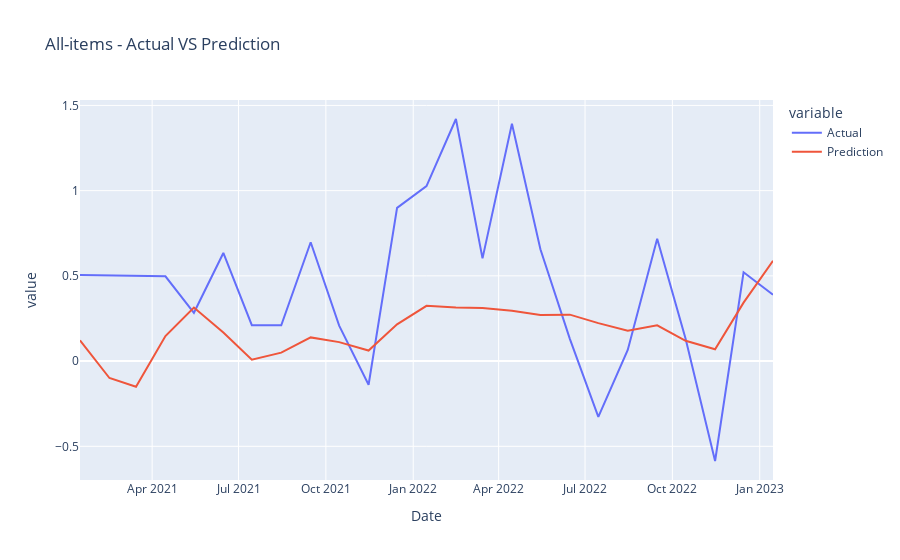
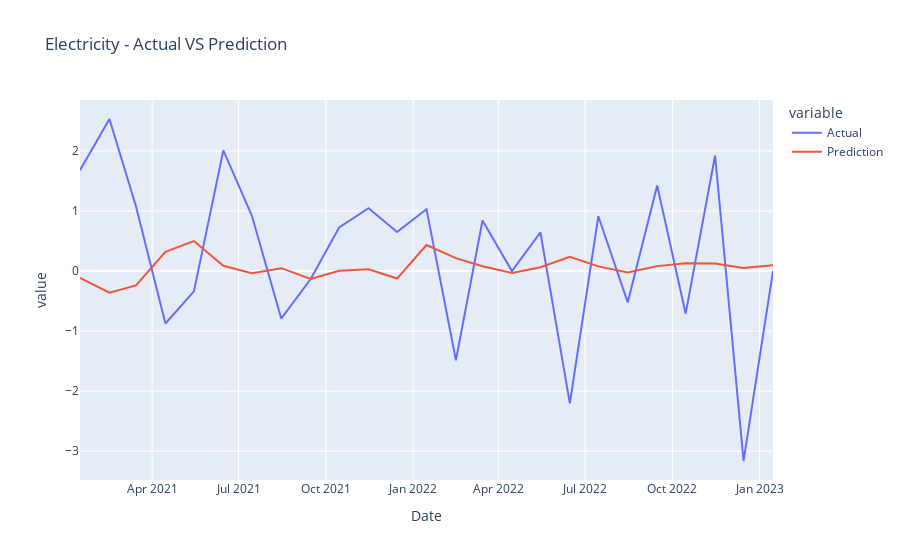
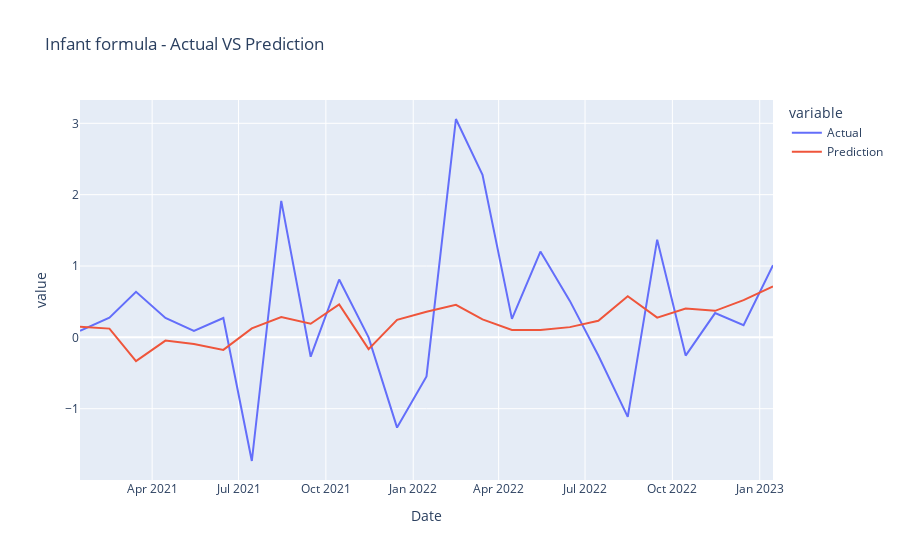
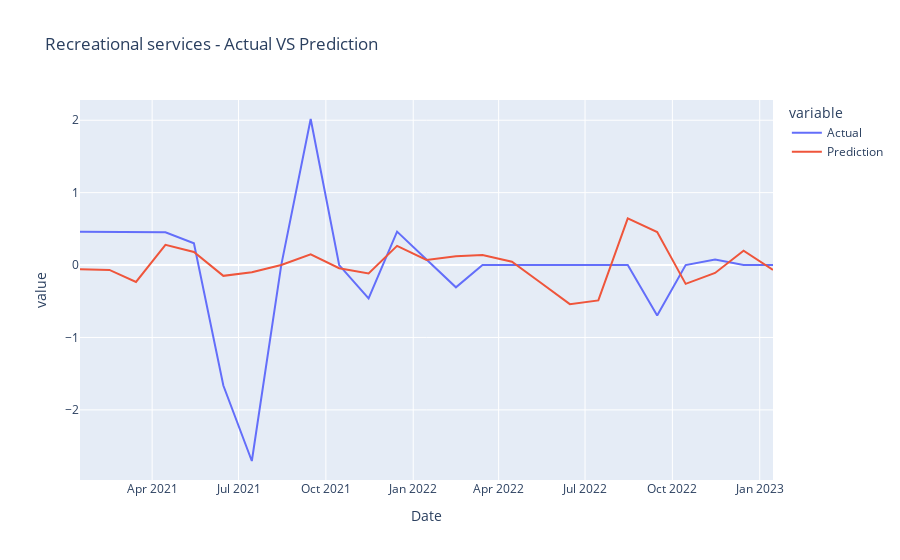

The notebook cell saved with these charts, in order:
### Markdown cell above
Plot Results:

### Code cell
def plot_results(all_data_dict, categories):
    category_samples = ['All-items']+random.sample(categories, 10)
    for category in category_samples:
        category_df = all_data_dict[category]
        fig = px.line(category_df, x="Date", y=["Actual", "Prediction"], title=f'{category} - Actual VS Prediction')
        fig.show()

plot_results(all_data_test_dict, all_categories)

### Figure 1 — Plotly figure (JSON) as saved in the notebook; plotly's stock layout.template omitted (floating-point values rounded to 4 significant figures)
{"data": [{"hovertemplate": "variable=Actual<br>Date=%{x}<br>value=%{y}<extra></extra>", "legendgroup": "Actual", "line": {"color": "#636efa", "dash": "solid"}, "marker": {"symbol": "circle"}, "mode": "lines", "name": "Actual", "orientation": "v", "showlegend": true, "type": "scatter", "x": ["2021-01-15", "2021-02-15", "2021-03-15", "2021-04-15", "2021-05-15", "2021-06-15", "2021-07-15", "2021-08-15", "2021-09-15", "2021-10-15", "2021-11-15", "2021-12-15", "2022-01-15", "2022-02-15", "2022-03-15", "2022-04-15", "2022-05-15", "2022-06-15", "2022-07-15", "2022-08-15", "2022-09-15", "2022-10-15", "2022-11-15", "2022-12-15", "2023-01-15"], "xaxis": "x", "y": [0.5052, 0.5027, 0.5002, 0.4977, 0.2833, 0.6345, 0.2106, 0.2102, 0.6974, 0.2083, -0.1388, 0.8987, 1.027, 1.42, 0.6026, 1.392, 0.6562, 0.1307, -0.3271, 0.06551, 0.7178, 0.13, -0.5861, 0.5212, 0.3891], "yaxis": "y"}, {"hovertemplate": "variable=Prediction<br>Date=%{x}<br>value=%{y}<extra></extra>", "legendgroup": "Prediction", "line": {"color": "#EF553B", "dash": "solid"}, "marker": {"symbol": "circle"}, "mode": "lines", "name": "Prediction", "orientation": "v", "showlegend": true, "type": "scatter", "x": ["2021-01-15", "2021-02-15", "2021-03-15", "2021-04-15", "2021-05-15", "2021-06-15", "2021-07-15", "2021-08-15", "2021-09-15", "2021-10-15", "2021-11-15", "2021-12-15", "2022-01-15", "2022-02-15", "2022-03-15", "2022-04-15", "2022-05-15", "2022-06-15", "2022-07-15", "2022-08-15", "2022-09-15", "2022-10-15", "2022-11-15", "2022-12-15", "2023-01-15"], "xaxis": "x", "y": [0.1218, -0.0992, -0.1503, 0.1469, 0.3142, 0.1676, 0.007822, 0.04958, 0.1391, 0.1114, 0.06198, 0.2158, 0.3245, 0.3144, 0.3114, 0.2959, 0.2699, 0.2726, 0.2226, 0.1776, 0.2097, 0.1192, 0.06937, 0.3428, 0.5886], "yaxis": "y"}], "layout": {"legend": {"title": {"text": "variable"}, "tracegroupgap": 0}, "title": {"text": "All-items - Actual VS Prediction"}, "xaxis": {"anchor": "y", "domain": [0, 1], "title": {"text": "Date"}}, "yaxis": {"anchor": "x", "domain": [0, 1], "title": {"text": "value"}}}}

### Figure 2 — Plotly figure (JSON) as saved in the notebook; plotly's stock layout.template omitted (floating-point values rounded to 4 significant figures)
{"data": [{"hovertemplate": "variable=Actual<br>Date=%{x}<br>value=%{y}<extra></extra>", "legendgroup": "Actual", "line": {"color": "#636efa", "dash": "solid"}, "marker": {"symbol": "circle"}, "mode": "lines", "name": "Actual", "orientation": "v", "showlegend": true, "type": "scatter", "x": ["2021-01-15", "2021-02-15", "2021-03-15", "2021-04-15", "2021-05-15", "2021-06-15", "2021-07-15", "2021-08-15", "2021-09-15", "2021-10-15", "2021-11-15", "2021-12-15", "2022-01-15", "2022-02-15", "2022-03-15", "2022-04-15", "2022-05-15", "2022-06-15", "2022-07-15", "2022-08-15", "2022-09-15", "2022-10-15", "2022-11-15", "2022-12-15", "2023-01-15"], "xaxis": "x", "y": [1.677, 2.532, 1.075, -0.8728, -0.3377, 2.009, 0.9241, -0.7916, -0.1325, 0.7268, 1.048, 0.6494, 1.03, -1.484, 0.8417, 0, 0.6427, -2.202, 0.9127, -0.5205, 1.425, -0.7099, 1.924, -3.163, 0], "yaxis": "y"}, {"hovertemplate": "variable=Prediction<br>Date=%{x}<br>value=%{y}<extra></extra>", "legendgroup": "Prediction", "line": {"color": "#EF553B", "dash": "solid"}, "marker": {"symbol": "circle"}, "mode": "lines", "name": "Prediction", "orientation": "v", "showlegend": true, "type": "scatter", "x": ["2021-01-15", "2021-02-15", "2021-03-15", "2021-04-15", "2021-05-15", "2021-06-15", "2021-07-15", "2021-08-15", "2021-09-15", "2021-10-15", "2021-11-15", "2021-12-15", "2022-01-15", "2022-02-15", "2022-03-15", "2022-04-15", "2022-05-15", "2022-06-15", "2022-07-15", "2022-08-15", "2022-09-15", "2022-10-15", "2022-11-15", "2022-12-15", "2023-01-15"], "xaxis": "x", "y": [-0.115, -0.3609, -0.239, 0.3204, 0.4995, 0.08879, -0.03698, 0.04799, -0.1303, 0.006181, 0.0312, -0.1251, 0.4338, 0.2145, 0.08, -0.03067, 0.06377, 0.2392, 0.07754, -0.0219, 0.08211, 0.1312, 0.1256, 0.04909, 0.09549], "yaxis": "y"}], "layout": {"legend": {"title": {"text": "variable"}, "tracegroupgap": 0}, "title": {"text": "Electricity - Actual VS Prediction"}, "xaxis": {"anchor": "y", "domain": [0, 1], "title": {"text": "Date"}}, "yaxis": {"anchor": "x", "domain": [0, 1], "title": {"text": "value"}}}}

### Figure 3 — Plotly figure (JSON) as saved in the notebook; plotly's stock layout.template omitted (floating-point values rounded to 4 significant figures)
{"data": [{"hovertemplate": "variable=Actual<br>Date=%{x}<br>value=%{y}<extra></extra>", "legendgroup": "Actual", "line": {"color": "#636efa", "dash": "solid"}, "marker": {"symbol": "circle"}, "mode": "lines", "name": "Actual", "orientation": "v", "showlegend": true, "type": "scatter", "x": ["2021-01-15", "2021-02-15", "2021-03-15", "2021-04-15", "2021-05-15", "2021-06-15", "2021-07-15", "2021-08-15", "2021-09-15", "2021-10-15", "2021-11-15", "2021-12-15", "2022-01-15", "2022-02-15", "2022-03-15", "2022-04-15", "2022-05-15", "2022-06-15", "2022-07-15", "2022-08-15", "2022-09-15", "2022-10-15", "2022-11-15", "2022-12-15", "2023-01-15"], "xaxis": "x", "y": [0.09187, 0.2751, 0.639, 0.2726, 0.0907, 0.2716, -1.733, 1.913, -0.2711, 0.8112, 0, -1.265, -0.5469, 3.061, 2.279, 0.2596, 1.203, 0.5111, -0.2552, -1.114, 1.369, -0.2552, 0.3401, 0.1696, 1.012], "yaxis": "y"}, {"hovertemplate": "variable=Prediction<br>Date=%{x}<br>value=%{y}<extra></extra>", "legendgroup": "Prediction", "line": {"color": "#EF553B", "dash": "solid"}, "marker": {"symbol": "circle"}, "mode": "lines", "name": "Prediction", "orientation": "v", "showlegend": true, "type": "scatter", "x": ["2021-01-15", "2021-02-15", "2021-03-15", "2021-04-15", "2021-05-15", "2021-06-15", "2021-07-15", "2021-08-15", "2021-09-15", "2021-10-15", "2021-11-15", "2021-12-15", "2022-01-15", "2022-02-15", "2022-03-15", "2022-04-15", "2022-05-15", "2022-06-15", "2022-07-15", "2022-08-15", "2022-09-15", "2022-10-15", "2022-11-15", "2022-12-15", "2023-01-15"], "xaxis": "x", "y": [0.1482, 0.1226, -0.3329, -0.04476, -0.09205, -0.1758, 0.1254, 0.2845, 0.1905, 0.4611, -0.165, 0.2447, 0.3592, 0.4557, 0.2512, 0.103, 0.1019, 0.1436, 0.2317, 0.5764, 0.2768, 0.4052, 0.3718, 0.5219, 0.7135], "yaxis": "y"}], "layout": {"legend": {"title": {"text": "variable"}, "tracegroupgap": 0}, "title": {"text": "Infant formula - Actual VS Prediction"}, "xaxis": {"anchor": "y", "domain": [0, 1], "title": {"text": "Date"}}, "yaxis": {"anchor": "x", "domain": [0, 1], "title": {"text": "value"}}}}

### Figure 4 — Plotly figure (JSON) as saved in the notebook; plotly's stock layout.template omitted (floating-point values rounded to 4 significant figures)
{"data": [{"hovertemplate": "variable=Actual<br>Date=%{x}<br>value=%{y}<extra></extra>", "legendgroup": "Actual", "line": {"color": "#636efa", "dash": "solid"}, "marker": {"symbol": "circle"}, "mode": "lines", "name": "Actual", "orientation": "v", "showlegend": true, "type": "scatter", "x": ["2021-01-15", "2021-02-15", "2021-03-15", "2021-04-15", "2021-05-15", "2021-06-15", "2021-07-15", "2021-08-15", "2021-09-15", "2021-10-15", "2021-11-15", "2021-12-15", "2022-01-15", "2022-02-15", "2022-03-15", "2022-04-15", "2022-05-15", "2022-06-15", "2022-07-15", "2022-08-15", "2022-09-15", "2022-10-15", "2022-11-15", "2022-12-15", "2023-01-15"], "xaxis": "x", "y": [0.4587, 0.4566, 0.4545, 0.4525, 0.3005, -1.664, -2.706, 0, 2.017, 0, -0.4619, 0.4619, 0.07678, -0.3075, 0, 0, 0, 0, 0, 0, -0.6953, 0, 0.07749, 0, 0], "yaxis": "y"}, {"hovertemplate": "variable=Prediction<br>Date=%{x}<br>value=%{y}<extra></extra>", "legendgroup": "Prediction", "line": {"color": "#EF553B", "dash": "solid"}, "marker": {"symbol": "circle"}, "mode": "lines", "name": "Prediction", "orientation": "v", "showlegend": true, "type": "scatter", "x": ["2021-01-15", "2021-02-15", "2021-03-15", "2021-04-15", "2021-05-15", "2021-06-15", "2021-07-15", "2021-08-15", "2021-09-15", "2021-10-15", "2021-11-15", "2021-12-15", "2022-01-15", "2022-02-15", "2022-03-15", "2022-04-15", "2022-05-15", "2022-06-15", "2022-07-15", "2022-08-15", "2022-09-15", "2022-10-15", "2022-11-15", "2022-12-15", "2023-01-15"], "xaxis": "x", "y": [-0.05815, -0.06718, -0.2326, 0.2789, 0.1804, -0.149, -0.09976, 2.983e-05, 0.1494, -0.04422, -0.1149, 0.2653, 0.07018, 0.1216, 0.1382, 0.04695, -0.2406, -0.54, -0.4884, 0.6447, 0.4554, -0.2599, -0.1088, 0.1996, -0.06592], "yaxis": "y"}], "layout": {"legend": {"title": {"text": "variable"}, "tracegroupgap": 0}, "title": {"text": "Recreational services - Actual VS Prediction"}, "xaxis": {"anchor": "y", "domain": [0, 1], "title": {"text": "Date"}}, "yaxis": {"anchor": "x", "domain": [0, 1], "title": {"text": "value"}}}}
